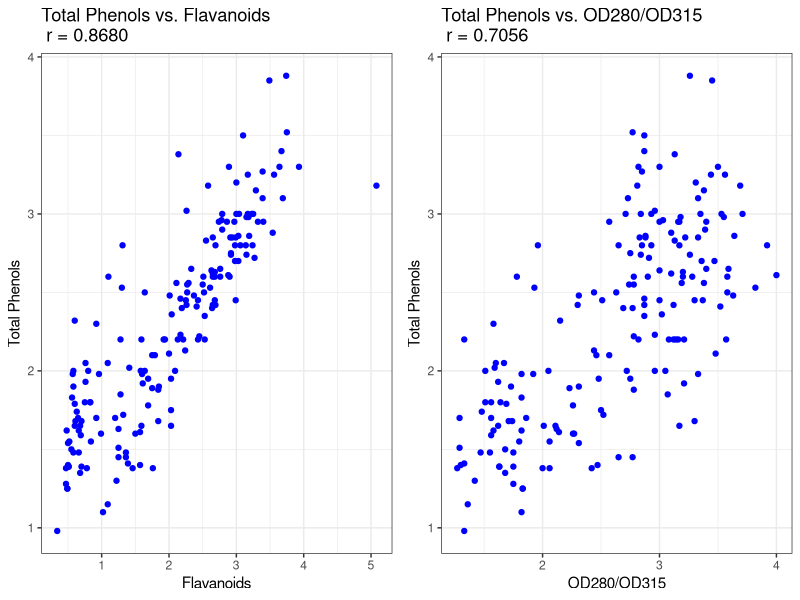
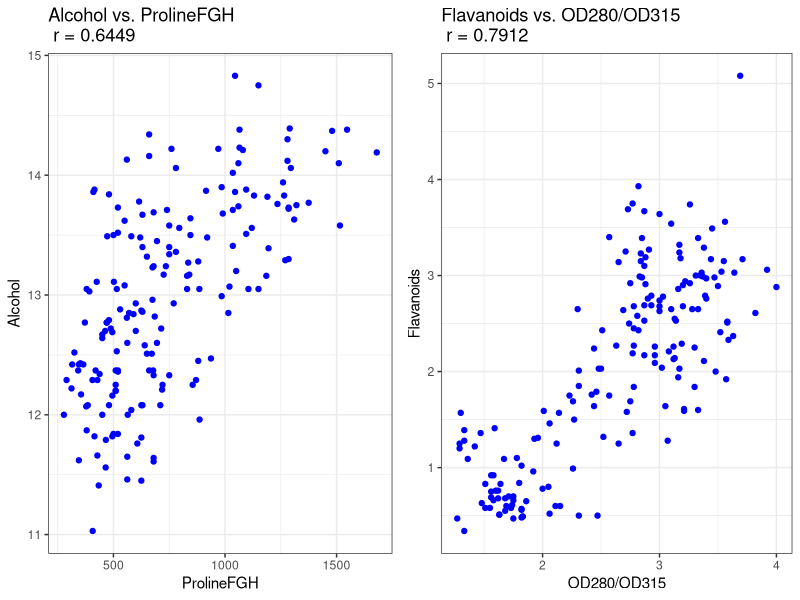

Source code (R) for these figures, in order:
## ---- chunk 1
list.of.packages = c("ggplot2",
                     "gridExtra",
                     "xtable")
new.packages = list.of.packages[!(list.of.packages %in% installed.packages()[,"Package"])]
if(length(new.packages)) {
  install.packages(new.packages)
}
for (i in 1:length(list.of.packages)) {
  require(list.of.packages[i], character.only=TRUE)
}
## ---- chunk 2
wine = read.table('wine.txt', header=T, sep="")
plot1 = ggplot(wine, aes(x=Falavanoids, y=Total.phenols)) + 
          geom_point(col="blue") + 
          labs(x='Flavanoids', y='Total Phenols',title='Total Phenols vs. Flavanoids \n r = 0.8680') +
          theme_bw()
plot2 = ggplot(wine, aes(x=OD280.OD315, y=Total.phenols)) + 
          geom_point(col="blue") + 
          labs(x='OD280/OD315', y='Total Phenols',title='Total Phenols vs. OD280/OD315 \n r = 0.7056') +
          theme_bw()
plot3 = ggplot(wine, aes(x=Proline, y=Alcohol.content)) + 
          geom_point(col="blue") +
          labs(x='ProlineFGH', y='Alcohol', title='Alcohol vs. ProlineFGH \n r = 0.6449') +
          theme_bw()
plot4 = ggplot(wine, aes(x=OD280.OD315, y=Falavanoids)) +
          geom_point(col="blue") +
          labs(x='OD280/OD315',y='Flavanoids',title='Flavanoids vs. OD280/OD315 \n r = 0.7912') +
          theme_bw()
grid.arrange(plot1, plot2, ncol=2)
grid.arrange(plot3, plot4, ncol=2)
## ---- chunk 3
df_table = data.frame("Variable" = colnames(wine), "Mean" = apply(wine, 2, mean), "Standard Deviation" = apply(wine, 2, sd))
xtable_temp = xtable(df_table)
digits(xtable_temp)[c(1, 3)] = 2
print(xtable_temp, type='html', include.rownames=FALSE)
